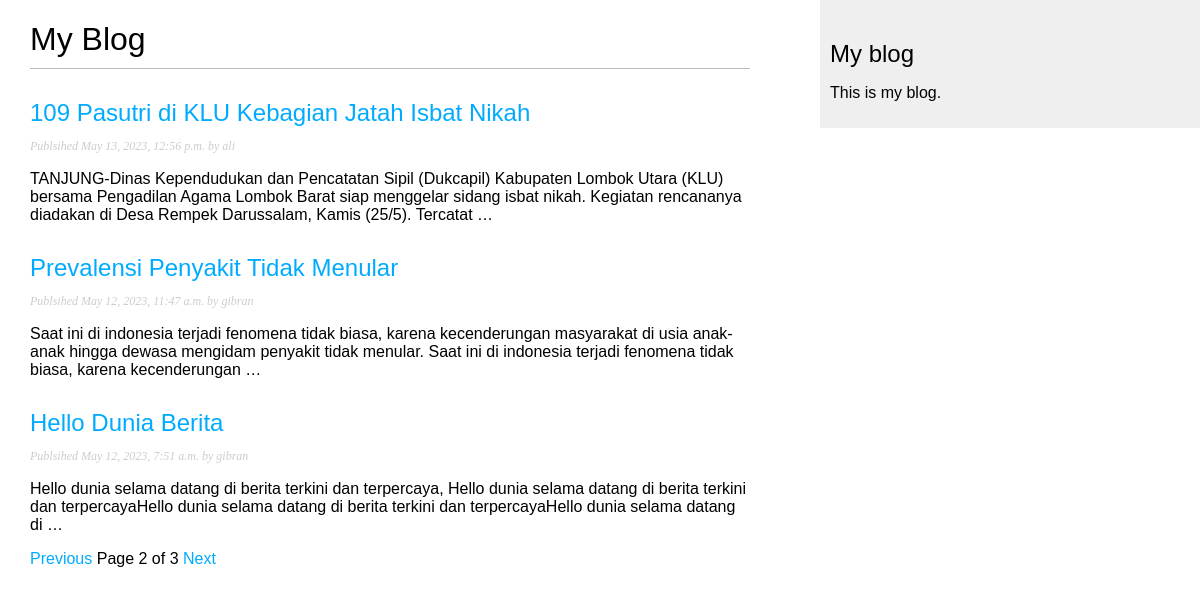
Screenshot of /blog/?page=2 with the database file from the repository.
### blog/models.py (models this page shows, shortened)
class Post(models.Model):
    class Status(models.TextChoices):
        DRAFT= 'DF','Draft'
        PUBLISHED = 'PB','Published'
    title = models.CharField(max_length=250)
    slug = models.SlugField(max_length=250, unique_for_date='publish')
    author = models.ForeignKey(User, on_delete=models.CASCADE, related_name='blog_posts')
    body = models.TextField()
    publish = models.DateTimeField(default=timezone.now)
    created = models.DateTimeField(auto_created=True)
    updated = models.DateTimeField(auto_now=True)
    status = models.CharField(max_length=2, choices=Status.choices, default=Status.DRAFT)
    objects = models.Manager()
    published = PublishManager()
    class Meta:
        ordering = ['-publish']
        indexes = [
            models.Index(fields=['-publish'])
        ]
    def get_absolute_url(self):
        return reverse('blog:post_detail', args=[
            self.publish.year,
            self.publish.month,
            self.publish.day,
            self.slug
        ])

### blog/views.py (the view)
# urls.py: path('', views.post_list, name='post_list'),
def post_list(request):
    post_list = Post.published.all()
    paginator = Paginator(post_list, 3)
    page_number = request.GET.get('page',1)
    try:
        posts = paginator.page(page_number)
    except PageNotAnInteger:
        posts = paginator.page(1)
    except EmptyPage:
        posts = paginator.page(paginator.num_pages)
    return render(request,'blog/post/list.html',{'posts':posts})

### blog/models.py (called while the page is built)
    def get_queryset(self):
        return super().get_queryset().filter(status=Post.Status.PUBLISHED)

### blog/templates/blog/post/list.html (shortened to what this page needs)
{% extends "blog/base.html" %}
{% block content %}
    <h1>My Blog </h1>
    {% for post in posts %}
    <h2>
        <a href="{{ post.get_absolute_url }}">{{ post.title }}</a>
    </h2>
        <p class="date">
            Publsihed {{ post.publish }} by {{ post.author }}
        </p>
        {{ post.body|truncatewords:30|linebreaks}}
    {% endfor %}
    {% include 'pagination.html' with page=posts %}
{% endblock%}

### blog/static/css/blog.css (style rules this page uses)
body { margin:0; padding:0; font-family:helvetica, sans-serif; }
a { color:#00abff; text-decoration:none; }
h1 { font-weight:normal; border-bottom:1px solid #bbb; padding:0 0 10px 0; }
h2 { font-weight:normal; margin:30px 0 0; }
p.date { color:#ccc; font-family: georgia, serif; font-size: 12px; font-style: italic; }

### rows the page displays
Post: title "109 Pasutri di KLU Kebagian Jatah Isbat Nikah", publish "May 13, 2023, 12:56 p.m.", author "ali", body "TANJUNG-Dinas Kependudukan dan Pencatatan Sipil (Dukcapil) Kabupaten Lombok Utara (KLU) bersama Pengadilan Agama Lombok Barat siap menggelar sidang isbat nikah. Kegiatan rencananya diadakan di Desa Rempek Darussalam, Kamis (25/5). Tercatat …"
Post: title "Prevalensi Penyakit Tidak Menular", publish "May 12, 2023, 11:47 a.m.", author "gibran", body "Saat ini di indonesia terjadi fenomena tidak biasa, karena kecenderungan masyarakat di usia anak-anak hingga dewasa mengidam penyakit tidak menular. Saat ini di indonesia terjadi fenomena tidak biasa, karena kecenderungan …"
Post: title "Hello Dunia Berita", publish "May 12, 2023, 7:51 a.m.", author "gibran", body "Hello dunia selama datang di berita terkini dan terpercaya, Hello dunia selama datang di berita terkini dan terpercayaHello dunia selama datang di berita terkini dan terpercayaHello dunia selama datang di …"

### other values shown
{{ page.number }} "2"
{{ page.paginator.num_pages }} "3"
